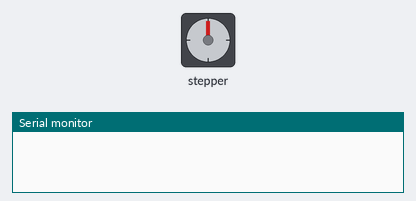
The sketch below on a simulated Arduino Uno, built with avr-gcc and run on an emulated ATmega328P. Parts: stepper motor, the last lines printed to the serial monitor. Stepper angles assume 2048 steps per turn.

Above: at 0.05 s.
At 0.95 s:
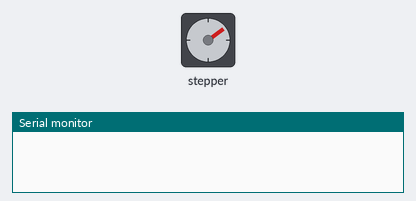
At 1.85 s:
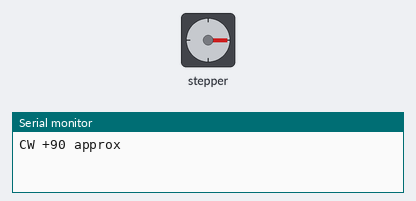
At 3.7 s:
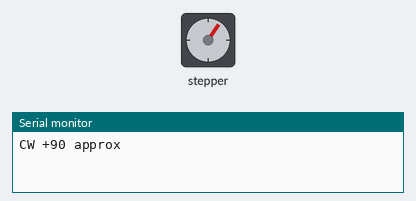
Timing chart, 0 to 6.5 s (numbered marks = the images above):
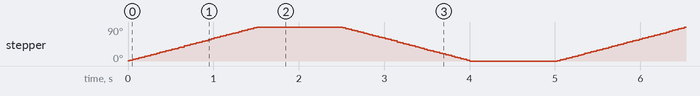

The sketch:

Arduino_Lesson_18.ino
```cpp
#include <Stepper.h>
const int STEPS_PER_REV = 2048; // 教學近似值
Stepper motor(STEPS_PER_REV, 8, 10, 9, 11);
void setup() {
  Serial.begin(9600);
  motor.setSpeed(10);
}
void loop() {
  motor.step(STEPS_PER_REV / 4);  // 約 +90°
  Serial.println("CW +90 approx");
  delay(1000);
  motor.step(-STEPS_PER_REV / 4); // 約 -90°
  Serial.println("CCW -90 approx");
  delay(1000);
}
```

Measured:
- by itself, stepper: turns 90° clockwise in 1.5 s, then 90° counter-clockwise in 1.5 s, repeating every 5.0 s
